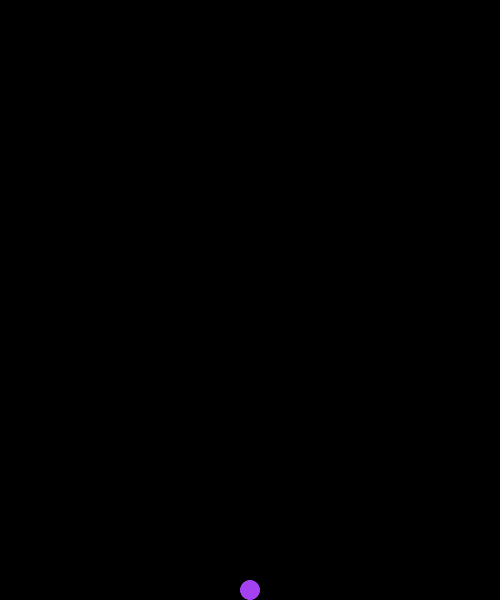
Frame 1 (no input)
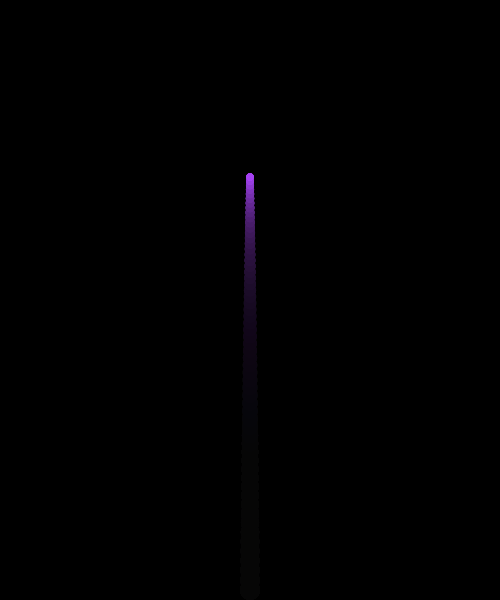
Frame 60 (the mouse pressed at the canvas centre just before this capture)
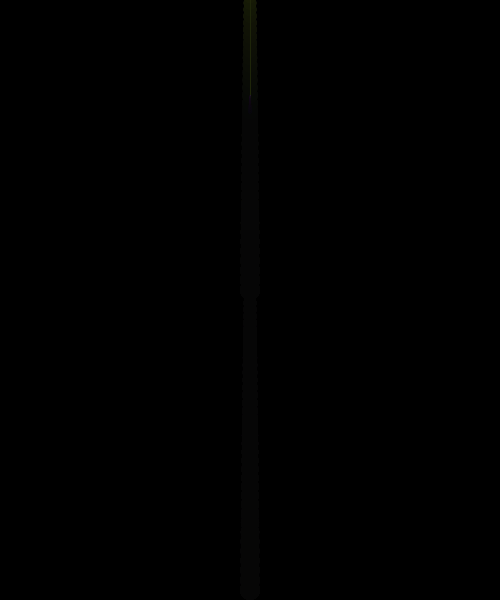
Frame 120 (the mouse held since frame 60 and released just before this capture)

The Processing sketch that drew these frames (run headless with seeded random() and noise(); from frame 60 on, the mouse is pressed at the canvas centre):

// Processing sketch: day5_06_fireworks_lines_circle
// ── day5_06_fireworks_lines_circle.pde
ArrayList<Particle> particles = new ArrayList<Particle>();


void setup() {
  size(500, 600);
  background(0);

  generateFireworks(width/2, height, 100);
}

void draw() {
  //background(0);

  // draw background with trasparency
  fill(0, 20);
  noStroke();
  rect(0, 0, width, height);

  // UPDATE & DISPLAY 
  for (int i=0; i<particles.size(); i++) {
    Particle p = particles.get(i); 
    p.move();
    p.fall();
    p.slowDown();
    if (keyPressed) {
      p.explode();
      p.explodeCircular( i, particles.size() );
    }
    p.updateLifespan();
    //p.checkOutOfCanvas();
    
    if (i != 0) {
      Particle prevP = particles.get(i-1); 
      stroke(p.r, p.g, p.b, 100);
      line(p.x, p.y, prevP.x, prevP.y);  
    }
    p.display();
  }

  // REMOVE IF THE PARTICLE IS DONE
  for (int i = particles.size()-1; i >= 0; i--) {
    Particle p = particles.get(i);
    if (p.isDone) {
      particles.remove(i);
    }
  }


  // show the number of particles!
  fill(0, 0, 255);
  noStroke();
  //text( particles.size(), 10, 20 );
}



void mousePressed() {
  generateFireworks(mouseX, mouseY, 100);
}

void generateFireworks(float x, float y, int total) {
  float r = random(255);
  float g = random(255);
  float b = random(255);
  for (int i=0; i<total; i++) {
    particles.add( new Particle(x, y, r, g, b) );
  }
}


class Particle {
  float x, y;
  float xSpd, ySpd;
  float dia;
  float r, g, b;
  boolean isDone; // true or false
  float lifespan;
  float lifeReduction;
  boolean isExploded;

  Particle(float _x, float _y, float _r, float _g, float _b) {
    x = _x;
    y = _y;
    xSpd = 0;
    ySpd = -10; 
    dia = random(10, 20);
    r = _r;
    g = _g;
    b = _b;
    isDone = false;
    lifespan = 1.0;  // 100%
    lifeReduction = 0.01;
    isExploded = false;
  }
  void display() {
    pushStyle();

    fill(r, g, b, 255 * lifespan);
    noStroke();
    ellipse(x, y, dia * lifespan, dia * lifespan);

    popStyle();
  }
  void move() {
    x += xSpd;
    y += ySpd;
  }
  void fall() {
    ySpd += 0.1;
  }
  void checkOutOfCanvas() {
    if (x < 0 || x > width) {
      isDone = true;
    }
    if (y < 0 || y > height) {
      isDone = true;
    }
  }
  void updateLifespan() {
    if (lifespan > 0) {
      lifespan -= lifeReduction;
    } else {
      isDone = true;
      lifespan = 0;
    }
  }
  void explode() {
    int stength = 15;
    xSpd = random(-stength, stength);
    ySpd = random(-stength, stength);
    isExploded = true;
  }
  void explodeCircular(int currIndex, int length) {
    int stength = 15;
    float angle = map(currIndex, 0, length-1, 0, TWO_PI);
    xSpd = cos(angle) * stength;
    ySpd = sin(angle) * stength;
    isExploded = true;
  }
  void slowDown() {
    if (isExploded) {
      float amount = 0.7;
      xSpd = xSpd * amount; 
      ySpd = ySpd * amount;
    }
  }
}
